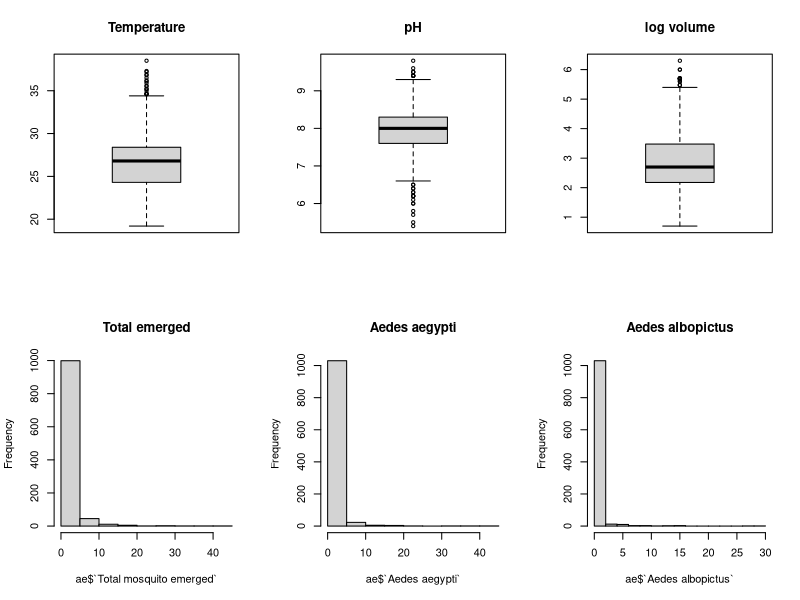
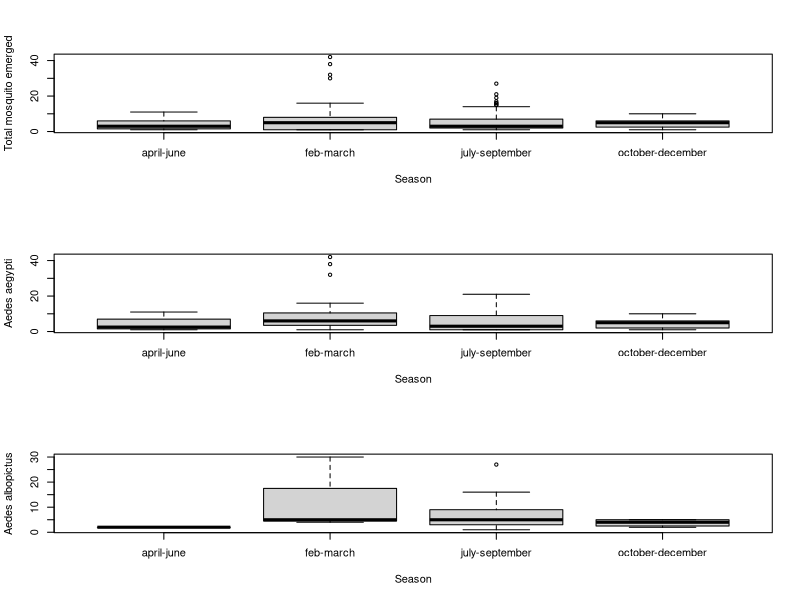
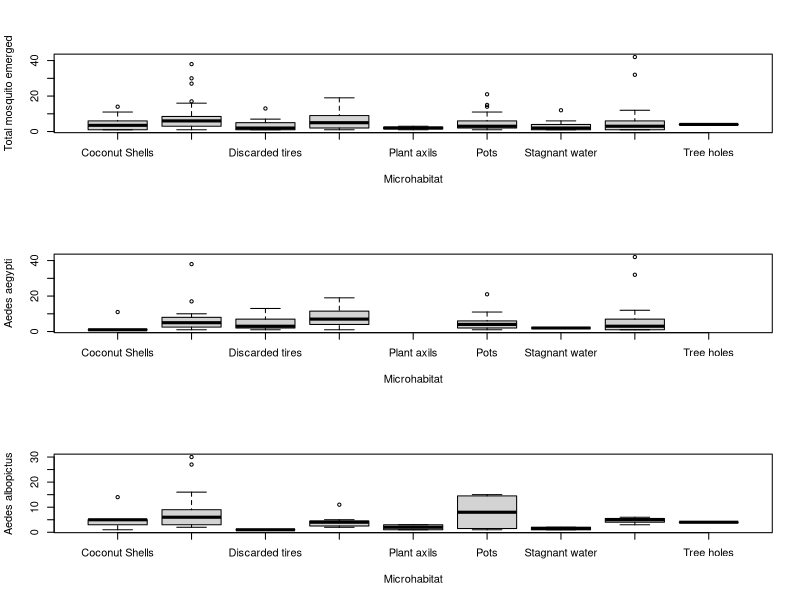
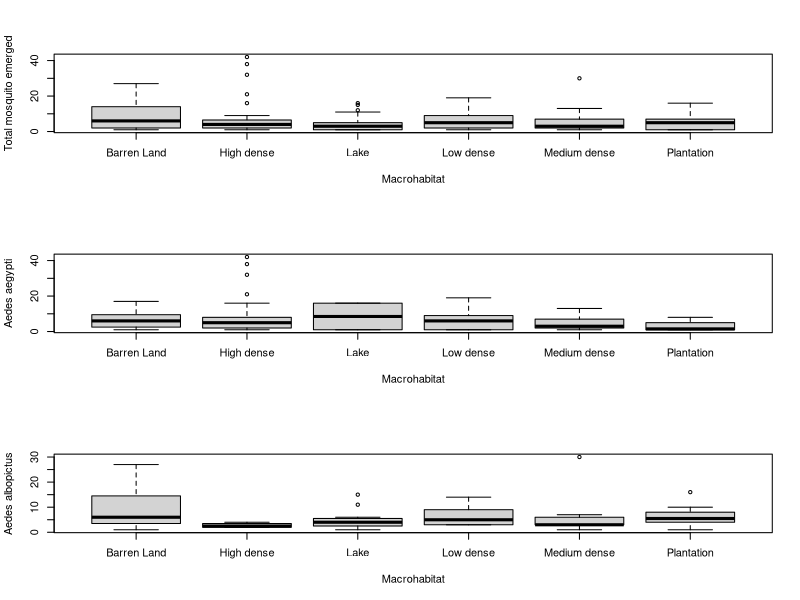
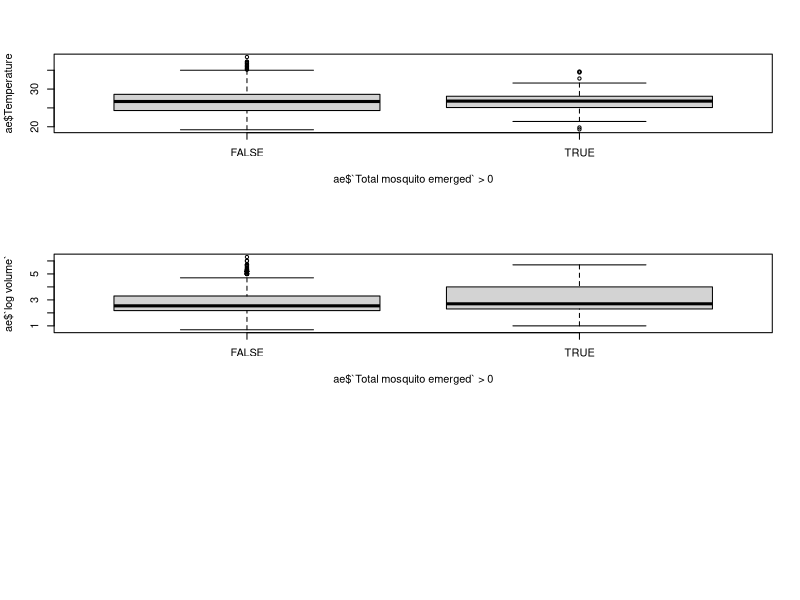
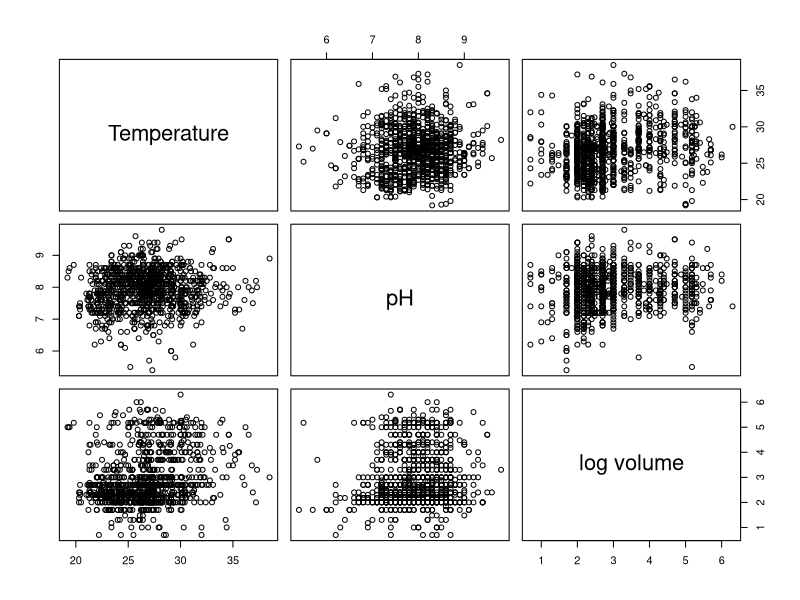
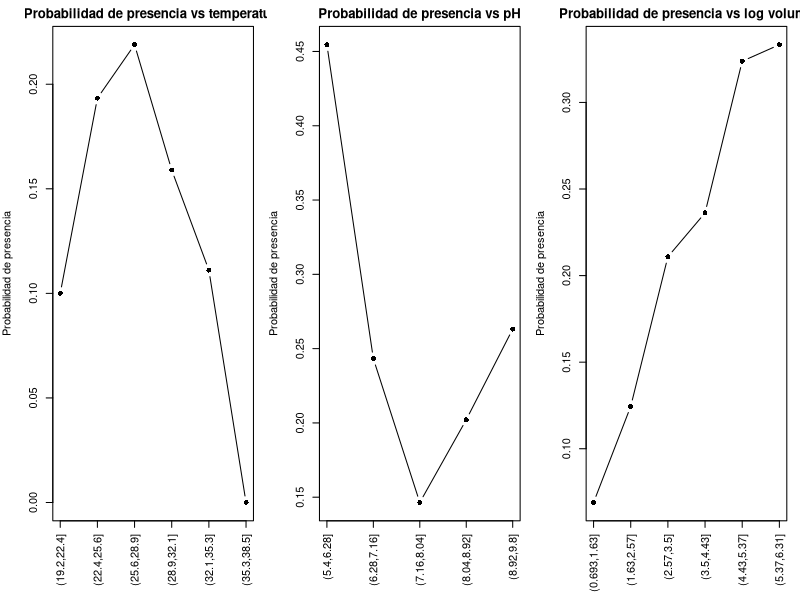
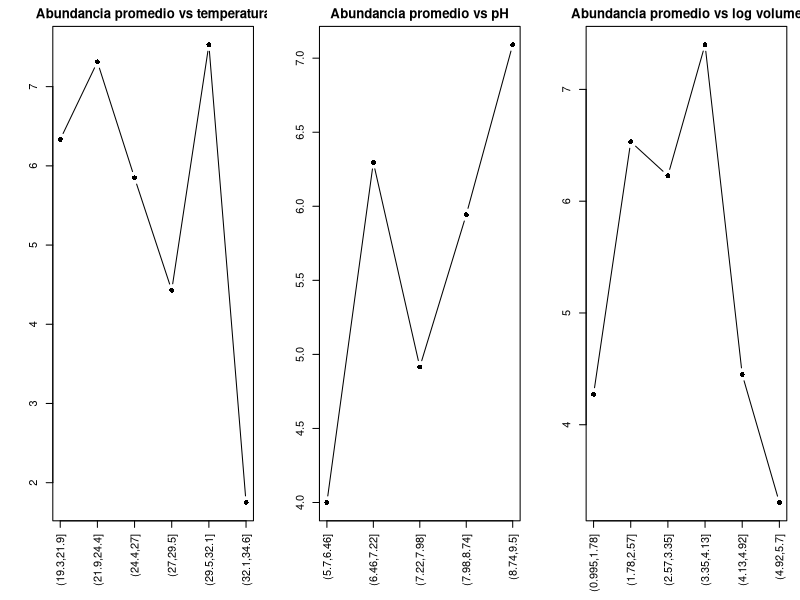

R code for these plots, in order:
# ==========================================
# TP2 Bioestadística - AE paper Aedes
# ==========================================
library(readxl)
library(car)
library(dplyr)

#  Cargar base
datos <- read_excel("aedes_data.xlsx")

dim(datos)



# ==================
# Paso 0: filtrado e inspeccion inicial
# ==================
# Nos quedamos solamente con los criaderos activos (log volume >0)
# y los datos longitudinales (Grid_type == Index)

seleccion = datos$`log volume` > 0 & datos$Grid_type == "Index"
datos_clean <- datos[seleccion, ]


# ========================================
# Análisis de las columnas identificadoras
# ========================================

# Durante la exploración de la base se observó que variables como Sl.no y
# Container number no identificaban criaderos únicos de manera consistente.

# Por este motivo, se construyó un identificador combinando latitud,
# longitud, número de contenedor y fecha de muestreo.

# Con esta combinación se obtuvieron 8720 identificadores únicos sobre
# 8772 filas totales, lo que indica que la gran mayoría de las filas
# representan observaciones individuales de criaderos.

# En consecuencia, para el análisis se consideró cada fila como una unidad
# observacional de criadero.

# Además, se observó que múltiples criaderos podían compartir una misma
# ubicación espacial, lo que sugiere una estructura agrupada dentro de
# sitios y grillas y justifica considerar dependencia entre observaciones
# en el modelado.


# ----------------------------
# Selección de variables para AE
# ----------------------------
# Variables respuesta:
# Prevalence
# Total mosquito emerged
# Aedes aegypti
# Aedes albopictus
#
# Variables explicativas:
# Season
# Microhabitat
# Macrohabitat
# Temperature
# pH
# log volume

ae <- datos_clean[, c(
  "Prevalence",
  "Total mosquito emerged",
  "Aedes aegypti",
  "Aedes albopictus",
  "Season",
  "Macrohabitat",
  "Microhabitat",
  "Temperature",
  "pH",
  "log volume",
  "Grid_no",
  "Latititude",
  "Longitude"
)]

dim(ae)
str(ae)
colSums(is.na(ae))


# Convertimos las variables categorias en factor
ae$Season <- as.factor(ae$Season)
ae$Macrohabitat <- as.factor(ae$Macrohabitat)
ae$Microhabitat <- as.factor(ae$Microhabitat)
ae$Prevalence <- factor(ae$Prevalence, levels = c(0,1))

str(ae)
summary(ae)


# ----------------------------
# Paso 1: outliers
# ----------------------------
# Analizamos outliers gráficamente con los boxplots
# e histogramas

x11()
par(mfrow = c(2,3))
boxplot(ae$Temperature, main = "Temperature")
boxplot(ae$pH, main = "pH")
boxplot(ae$`log volume`, main = "log volume")

# En las variables de abundancia, la gran cantidad de ceros genera
# una fuerte asimetría, lo que provoca que los boxplots resulten
# poco informativos (cajas comprimidas en torno a cero).
#
# Por este motivo, se opta por no utilizarlos para estas variables
# y analizar la distribución mediante proporción de ceros e histogramas.

# Calculamos proporcion de ceros

mean(ae$`Total mosquito emerged` == 0)
mean(ae$`Aedes aegypti` == 0)
mean(ae$`Aedes albopictus` == 0)

# Se observa una alta proporción de ceros en las variables de abundancia.
# Total mosquito emerged: 83% ceros
# Aegypti: 92% ceros
# Albopictus: 95% ceros

hist(ae$`Total mosquito emerged`, main="Total emerged")
hist(ae$`Aedes aegypti`, main="Aedes aegypti")
hist(ae$`Aedes albopictus`, main="Aedes albopictus")

# Se observa una alta proporción de ceros en las variables de abundancia,
# lo que indica una distribución altamente asimétrica y sugiere la presencia
# de exceso de ceros.
#
# Esto implica que el modelo debe tener en cuenta el exceso de ceros,
# ya que la distribución observada no es compatible con modelos simples.


# --------------------------------
# Paso 2: Homogeneidad de varianza
# --------------------------------
# Se evaluó la homogeneidad de varianza mediante boxplots de las variables de abundancia
# en función de distintas variables explicativas.
# Dado que las variables de abundancia tienen exceso de ceros, esto achata los boxplots,
# para salvar este inconveniente y poder observar diferencias en los boxplot, se analiza 
# la abundancia condicionada a la presencia.

ae_tot <- ae[ae$`Total mosquito emerged` > 0, ]
ae_aeg <- ae[ae$`Aedes aegypti` > 0, ]
ae_albo <- ae[ae$`Aedes albopictus` > 0, ]

x11()
par(mfrow = c(3,1))
boxplot(`Total mosquito emerged` ~ Season, data=ae_tot)
boxplot(`Aedes aegypti` ~ Season, data=ae_aeg)
boxplot(`Aedes albopictus` ~ Season, data=ae_albo)


x11()
par(mfrow = c(3,1))
boxplot(`Total mosquito emerged` ~ Microhabitat, data = ae_tot)
boxplot(`Aedes aegypti` ~ Microhabitat, data = ae_aeg)
boxplot(`Aedes albopictus` ~ Microhabitat, data = ae_albo)

x11()
par(mfrow = c(3,1))
boxplot(`Total mosquito emerged` ~ Macrohabitat, data = ae_tot)
boxplot(`Aedes aegypti` ~ Macrohabitat, data = ae_aeg)
boxplot(`Aedes albopictus` ~ Macrohabitat, data = ae_albo)


# Al analizar únicamente los valores positivos, se observan diferencias en la
# distribución de la abundancia entre estaciones.

# La variable total muestra mayor dispersión en feb–march y july–september,
# indicando variación estacional en la abundancia.

# Aedes aegypti presenta un patrón similar al total, con presencia en varias estaciones.

# En cambio, Aedes albopictus muestra un comportamiento más concentrado,
# con mayor abundancia en july–september y baja presencia en el resto.

# Ambas especies muestran dinámicas diferentes, por lo que el uso de la abundancia
# total podría ocultar patrones específicos.


# ----------------------------
# Paso 3: Distribución de la variable respuesta
# ----------------------------

table(ae$Prevalence)
prop.table(table(ae$Prevalence))


# Se analizó la distribución de las variables respuesta.

# Prevalence: variable dicotómica (0/1), con predominio de ceros (81%),
# lo que indica baja frecuencia de presencia.

# Total mosquito emerged: presenta una distribución altamente asimétrica,
# con fuerte concentración en valores cercanos a cero y una cola larga
# hacia valores altos.

# Aedes aegypti y Aedes albopictus muestran patrones similares,
# con alta proporción de ceros y presencia ocasional de valores elevados.

# En conjunto, las variables de conteo no siguen una distribución normal,
# presentando asimetría y exceso de ceros, lo que deberá ser considerado
# en el modelado.


# ----------------------------
# Paso 4: Exceso de ceros
# ----------------------------

# Proporción de ceros

cat("Proporción en Total mosquito emerged: ")
mean(ae$`Total mosquito emerged` == 0)

cat("Proporción en Aedes aegypti: ")
mean(ae$`Aedes aegypti` == 0)

cat("Proporcion en Aedes albopictus: ")
mean(ae$`Aedes albopictus` == 0)

# Total mosquito emerged: 83%
# Aedes aegypti: 92%
# Aedes albopictus: 95%

boxplot(ae$Temperature ~ (ae$`Total mosquito emerged` > 0))
boxplot(ae$`log volume` ~ (ae$`Total mosquito emerged` > 0))

# Si bien se eliminaron los criaderos sin agua (log volume = 0),
# aún se observa una alta proporción de ceros en las variables de abundancia.

# Estos ceros podrían responder a distintos procesos.

# Por un lado, es posible que existan ceros estructurales, asociados a condiciones
# ambientales que limitan completamente la presencia de mosquitos.

# Sin embargo, el análisis de variables como la temperatura muestra un alto
# solapamiento entre observaciones con y sin presencia, lo que sugiere que
# estas variables por sí solas no permiten identificar claramente dichos casos.

# Por otro lado, se observan ceros biológicos, donde, aun existiendo condiciones
# potencialmente favorables, no se registra presencia de mosquitos.

# Es posible la coexistencia de múltiples procesos generadores de ceros, 
# aunque no es posible distinguirlos completamente a partir de los datos
# disponibles.

# ----------------------------
# Paso 5: Colinealidad
# ----------------------------

num_vars <- ae[, c("Temperature", "pH", "log volume")]
cor(num_vars)

pairs(num_vars)


# VIF
modelo <- lm(`Total mosquito emerged` ~ Temperature + pH + `log volume`, data = ae)
vif(modelo)


# Se evaluó la colinealidad entre las variables explicativas continuas
# (Temperature, pH y log volume) mediante coeficientes de correlación
# y gráficos de dispersión.

# Los coeficientes de correlación fueron bajos en todos los casos (r < 0.3),
# lo que indica ausencia de relaciones lineales fuertes entre las variables.

# Los gráficos de dispersión confirman esta observación, mostrando nubes
# de puntos sin patrones definidos.

# Además, se calcularon los factores de inflación de la varianza (VIF),
# obteniéndose valores cercanos a 1 en todas las variables,
# lo que confirma la ausencia de colinealidad relevante.

# ----------------------------
# Paso 6: Relacion Y - X
# ----------------------------


# Analisis de Prevalence

temp_bin <- cut(ae$Temperature, breaks = 6)

prop_pres <- tapply(ae$Prevalence == 1, temp_bin, mean)

x11()
par(mfrow = c(1,3), mar = c(6,4,2,1))
plot(prop_pres, type = "b", pch = 16,
     main = "Probabilidad de presencia vs temperatura",
     ylab = "Probabilidad de presencia",
     xlab = "",
     xaxt = "n")

axis(1, at = 1:length(prop_pres), labels = names(prop_pres), las = 2)


ph_bin <- cut(ae$pH, breaks = 5)

prop_ph <- tapply(ae$Prevalence == 1, ph_bin, mean)

plot(prop_ph, type = "b", pch = 16,
     main = "Probabilidad de presencia vs pH",
     ylab = "Probabilidad de presencia",
     xlab = "",
     xaxt = "n")

axis(1, at = 1:length(prop_ph), labels = names(prop_ph), las = 2)

vol_bin <- cut(ae$`log volume`, breaks = 6)

prop_vol <- tapply(ae$Prevalence == 1, vol_bin, mean)

plot(prop_vol, type = "b", pch = 16,
     main = "Probabilidad de presencia vs log volume",
     ylab = "Probabilidad de presencia",
     xlab = "",
     xaxt = "n")

axis(1, at = 1:length(prop_vol), labels = names(prop_vol), las = 2)


# Analizamos la abundancia (criaderos con mosquitos)

ae_pos <- ae[ae$`Total mosquito emerged` > 0, ]

# crear intervalos
temp_bin <- cut(ae_pos$Temperature, breaks = 6)

# promedio por intervalo
prom_temp <- tapply(ae_pos$`Total mosquito emerged`, temp_bin, mean)

x11()
par(mfrow = c(1,3), mar = c(6,4,2,1))

# graficar
plot(prom_temp, type = "b", pch = 16,
     main = "Abundancia promedio vs temperatura",
     xlab = "",
     ylab = "",
     xaxt = "n")

# agregar etiquetas del eje X
axis(1, at = 1:length(prom_temp), labels = names(prom_temp), las = 2)

ph_bin <- cut(ae_pos$pH, breaks = 5)
prom_ph <- tapply(ae_pos$`Total mosquito emerged`, ph_bin, mean)

plot(prom_ph, type = "b", pch = 16,
     main = "Abundancia promedio vs pH",
     xlab = "",
     ylab = "",
     xaxt = "n")

axis(1, at = 1:length(prom_ph), labels = names(prom_ph), las = 2)

vol_bin <- cut(ae_pos$`log volume`, breaks = 6)
prom_vol <- tapply(ae_pos$`Total mosquito emerged`, vol_bin, mean)

plot(prom_vol, type = "b", pch = 16,
     main = "Abundancia promedio vs log volume",
     xlab = "",
     ylab = "",
     xaxt = "n")

axis(1, at = 1:length(prom_vol), labels = names(prom_vol), las = 2)



# Analizamos la abundancia de Aedes aegyptu

ae_pos <- ae[ae$`Aedes aegypti` > 0, ]

# crear intervalos
temp_bin <- cut(ae_pos$Temperature, breaks = 6)

# promedio por intervalo
prom_temp <- tapply(ae_pos$`Aedes aegypti`, temp_bin, mean)

x11()
par(mfrow = c(1,3), mar = c(6,4,2,1))

# graficar
plot(prom_temp, type = "b", pch = 16,
     main = "aegypti promedio vs temperatura",
     xlab = "",
     ylab = "",
     xaxt = "n")

# agregar etiquetas del eje X
axis(1, at = 1:length(prom_temp), labels = names(prom_temp), las = 2)

ph_bin <- cut(ae_pos$pH, breaks = 5)
prom_ph <- tapply(ae_pos$`Aedes aegypti`, ph_bin, mean)

plot(prom_ph, type = "b", pch = 16,
     main = "aegypti promedio vs pH",
     xlab = "",
     ylab = "",
     xaxt = "n")

axis(1, at = 1:length(prom_ph), labels = names(prom_ph), las = 2)

vol_bin <- cut(ae_pos$`log volume`, breaks = 6)
prom_vol <- tapply(ae_pos$`Aedes aegypti`, vol_bin, mean)

plot(prom_vol, type = "b", pch = 16,
     main = "aegypti promedio vs log volume",
     xlab = "",
     ylab = "",
     xaxt = "n")

axis(1, at = 1:length(prom_vol), labels = names(prom_vol), las = 2)


# Analizamos la abundancia de Aedes albopictus

ae_pos <- ae[ae$`Aedes albopictus` > 0, ]

# crear intervalos
temp_bin <- cut(ae_pos$Temperature, breaks = 6)

# promedio por intervalo
prom_temp <- tapply(ae_pos$`Aedes albopictus`, temp_bin, mean)

x11()
par(mfrow = c(1,3), mar = c(6,4,2,1))

# graficar
plot(prom_temp, type = "b", pch = 16,
     main = "albopictus promedio vs temperatura",
     xlab = "",
     ylab = "",
     xaxt = "n")

# agregar etiquetas del eje X
axis(1, at = 1:length(prom_temp), labels = names(prom_temp), las = 2)

ph_bin <- cut(ae_pos$pH, breaks = 5)
prom_ph <- tapply(ae_pos$`Aedes albopictus`, ph_bin, mean)

plot(prom_ph, type = "b", pch = 16,
     main = "albopictus promedio vs pH",
     xlab = "",
     ylab = "",
     xaxt = "n")

axis(1, at = 1:length(prom_ph), labels = names(prom_ph), las = 2)

vol_bin <- cut(ae_pos$`log volume`, breaks = 6)
prom_vol <- tapply(ae_pos$`Aedes albopictus`, vol_bin, mean)

plot(prom_vol, type = "b", pch = 16,
     main = "albopictus promedio vs log volume",
     xlab = "",
     ylab = "",
     xaxt = "n")

axis(1, at = 1:length(prom_vol), labels = names(prom_vol), las = 2)


# En cuanto a la prevalencia, se observan patrones no lineales en función
# de las variables ambientales. La probabilidad de prevalencia tiende a
# concentrarse en ciertos rangos de temperatura, presenta un comportamiento
# no lineal respecto al pH, y aumenta con el logaritmo del volumen de agua.

# En relación a la abundancia (considerando únicamente valores positivos),
# también se observan patrones no lineales. Se identifican
# máximos en rangos intermedios de temperatura y volumen, así como
# variaciones no lineales en función del pH.

# Se observan diferencias en los patrones entre Aedes aegypti
# y Aedes albopictus, lo que sugiere que ambas especies responden
# de manera distinta a las condiciones ambientales.

# Esto indica que no es adecuado asumir un comportamiento similar
# entre especies y que esta diferencia deberá considerarse en el modelado.


# ----------------------------
# Paso 7: Interacciones
# ----------------------------

levels(ae$Season)
table(ae$Season)

ae$temp_grupo <- cut(ae$Temperature, breaks = 3)
table(ae$temp_grupo)

x11()
par(mfrow = c(2,2))
boxplot(ae$`Total mosquito emerged` ~ ae$temp_grupo,
        subset = ae$Season == "feb-march",
        main = "january-march",
        xlab = "Temperature",
        ylab = "Abundancia")

boxplot(ae$`Total mosquito emerged` ~ ae$temp_grupo,
        subset = ae$Season == "april-june",
        main = "april-june",
        xlab = "Temperature",
        ylab = "Abundancia")

boxplot(ae$`Total mosquito emerged` ~ ae$temp_grupo,
        subset = ae$Season == "july-september",
        main = "july-september",
        xlab = "Temperature",
        ylab = "Abundancia")

boxplot(ae$`Total mosquito emerged` ~ ae$temp_grupo,
        subset = ae$Season == "october-december",
        main = "october-december",
        xlab = "Temperature",
        ylab = "Abundancia")


# Se exploró la relación entre la abundancia y la temperatura en función
# de la estación del año.

# Se observan diferencias claras en la distribución de la abundancia
# entre estaciones. En particular, la estación july–september presenta
# mayor cantidad de valores positivos y mayor dispersión, mientras que
# en las demás estaciones predominan los valores cercanos a cero.

# Esto indica que la estación no solo afecta el nivel de abundancia,
# sino que también podría modificar la relación entre la temperatura
# y la respuesta.


# ----------------------------
# Paso 8: Independencia
# ----------------------------

# Las observaciones no son independientes debido a la forma en que se tomaron los datos.

# Por un lado, dentro de cada grilla se realizaron muchas mediciones,
# por lo que esas observaciones comparten el mismo contexto ambiental.

# Por otro lado, cada grilla fue muestreada en 4 estaciones del año,
# generando grupos de mediciones correspondientes a cada visita (grilla-estación),
# donde las observaciones dentro de la misma visita son aún más similares entre sí.

# Esta estructura deberá ser tenida en cuenta en el modelado.

# ====================================
# Conclusiones del análisis exploratorio
# ====================================

# La variable respuesta presenta una alta proporción de ceros,
# una distribución asimétrica y relaciones no lineales con las variables explicativas.

# Además, se identificaron diferencias entre la presencia de mosquitos
# y la abundancia cuando están presentes, lo que sugiere que se trata
# de dos procesos distintos.

# Estas características indican que no es adecuado utilizar modelos lineales simples.

# En consecuencia, se requieren modelos que consideren la naturaleza de conteo
# de los datos, el exceso de ceros y la posible separación entre presencia
# y abundancia.
